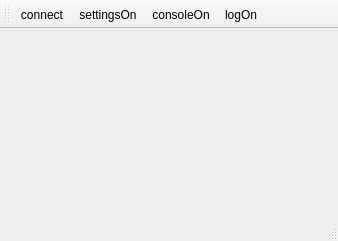
<?xml version="1.0" encoding="UTF-8"?>
<ui version="4.0">
 <class>MainWindow</class>
 <widget class="QMainWindow" name="MainWindow">
  <property name="geometry">
   <rect>
    <x>0</x>
    <y>0</y>
    <width>338</width>
    <height>241</height>
   </rect>
  </property>
  <property name="windowTitle">
   <string>MainWindow</string>
  </property>
  <widget class="QWidget" name="centralwidget"/>
  <widget class="QMenuBar" name="menubar">
   <property name="geometry">
    <rect>
     <x>0</x>
     <y>0</y>
     <width>338</width>
     <height>22</height>
    </rect>
   </property>
  </widget>
  <widget class="QStatusBar" name="statusbar"/>
  <widget class="QToolBar" name="toolBar">
   <property name="windowTitle">
    <string>toolBar</string>
   </property>
   <property name="movable">
    <bool>true</bool>
   </property>
   <property name="orientation">
    <enum>Qt::Orientation::Horizontal</enum>
   </property>
   <property name="iconSize">
    <size>
     <width>70</width>
     <height>70</height>
    </size>
   </property>
   <property name="toolButtonStyle">
    <enum>Qt::ToolButtonStyle::ToolButtonIconOnly</enum>
   </property>
   <property name="floatable">
    <bool>true</bool>
   </property>
   <attribute name="toolBarArea">
    <enum>TopToolBarArea</enum>
   </attribute>
   <attribute name="toolBarBreak">
    <bool>false</bool>
   </attribute>
   <addaction name="actionconnect"/>
   <addaction name="actionsettingsOn"/>
   <addaction name="actionconsoleOn"/>
   <addaction name="actionlogOn"/>
  </widget>
  <action name="actionconsoleOn">
   <property name="checkable">
    <bool>true</bool>
   </property>
   <property name="checked">
    <bool>false</bool>
   </property>
   <property name="icon">
    <iconset resource="res.qrc">
     <normaloff>:/res/command-line_2.png</normaloff>
     <normalon>:/res/command-line.png</normalon>:/res/command-line_2.png</iconset>
   </property>
   <property name="text">
    <string>consoleOn</string>
   </property>
   <property name="toolTip">
    <string>Отображать консоль</string>
   </property>
  </action>
  <action name="actionsettingsOn">
   <property name="checked">
    <bool>false</bool>
   </property>
   <property name="icon">
    <iconset resource="res.qrc">
     <normaloff>:/res/settings3.png</normaloff>:/res/settings3.png</iconset>
   </property>
   <property name="text">
    <string>settingsOn</string>
   </property>
   <property name="toolTip">
    <string>Настройки подключения</string>
   </property>
  </action>
  <action name="actionconnect">
   <property name="checkable">
    <bool>true</bool>
   </property>
   <property name="icon">
    <iconset resource="res.qrc">
     <normaloff>:/res/connect_1.png</normaloff>
     <normalon>:/res/connect_2.png</normalon>:/res/connect_1.png</iconset>
   </property>
   <property name="text">
    <string>connect</string>
   </property>
   <property name="toolTip">
    <string>Подключение</string>
   </property>
  </action>
  <action name="actionlogOn">
   <property name="checkable">
    <bool>true</bool>
   </property>
   <property name="icon">
    <iconset resource="res.qrc">
     <normaloff>:/res/excel (1).png</normaloff>
     <normalon>:/res/excel.png</normalon>:/res/excel (1).png</iconset>
   </property>
   <property name="text">
    <string>logOn</string>
   </property>
   <property name="toolTip">
    <string>Логирование</string>
   </property>
  </action>
 </widget>
 <resources>
  <include location="res.qrc"/>
 </resources>
 <connections/>
</ui>
